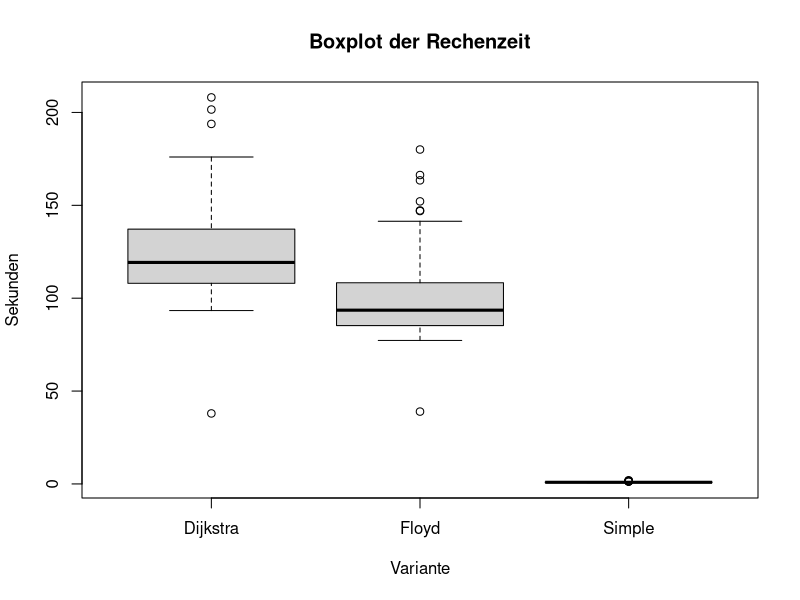

Write R code to recreate this figure.
#  R --save < skas6_costs_boxplot.R
dijkstra <- read.csv('dataset_skas_6.log.csv')
floyd <- read.csv('dataset_skas_6f.log.csv')
simple <- read.csv('dataset_skas_6s.log.csv')
p <- simple[,"dataset"]=="skas_6s+"
simple_plus <- simple[p,]
boxplot(dijkstra$duration,
        floyd$duration,
        simple_plus$duration,
        main="Boxplot der Rechenzeit",
        ylab="Sekunden",
        xlab="Variante",names=c("Dijkstra","Floyd","Simple"))
